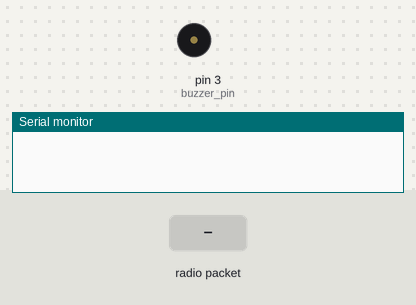
Recording of a sketch running on a simulated Arduino Uno, built with avr-gcc and run on an emulated ATmega328P. Shown: buzzer (waves = sounding), the last lines printed to the serial monitor. Inputs (shaded band) come from the test bench. No radio packets arrive unless stated.

Above: at 1.2 s.
1.3 s: radio packet "1" arrives
At 2.6 s:
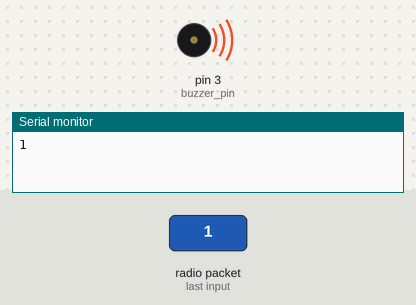
Timing chart, 0 to 4.3 s (numbered marks = the images above; inputs shaded):
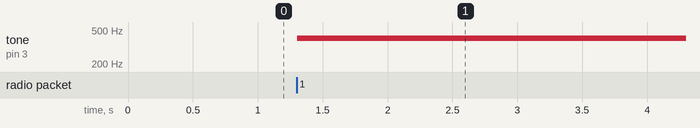

The sketch:

Rx.ino
```cpp
#include <SPI.h>
#include <nRF24L01.h>
#include <RF24.h>

#define CE_PIN 7
#define CSN_PIN 8
RF24 radio(CE_PIN, CSN_PIN);
const byte address[6] = "00001";

boolean sensor_state = 0;
int  buzzer_pin = 3; //3,5,6 pin


void setup()
{
pinMode(buzzer_pin, OUTPUT);
Serial.begin(9600);
radio.begin();
radio.openReadingPipe(0,  address);
radio.setPALevel(RF24_PA_MIN);
radio.startListening();
}


void  loop()
{
if (radio.available())
{
char text[32] = "";
radio.read(&text, sizeof(text));
radio.read(&sensor_state,  sizeof(sensor_state));
if(sensor_state == HIGH)
{
tone(buzzer_pin, 400);
Serial.println(text);
}
else
{
noTone(buzzer_pin);
Serial.println(text);}
}
delay(5);
}
```

Measured:
- after the input at 1.3 s, tone on pin 3 (buzzer_pin): silent → 400 Hz at once
